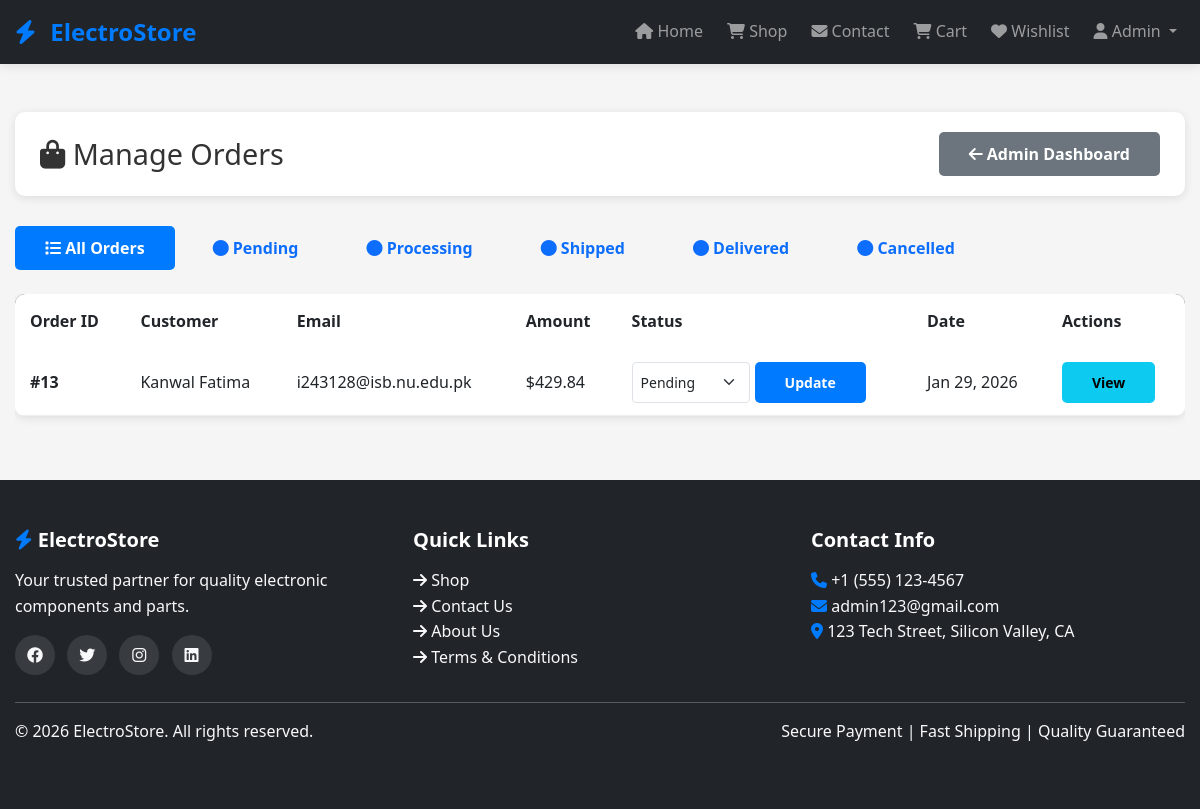
Screenshot of /frontend/admin/manage_orders.php (signed in) with the database file from the repository.
### tables this page shows
CREATE TABLE `orders` (
  `id` int(11) NOT NULL,
  `user_id` int(11) NOT NULL,
  `total_amount` decimal(10,2) NOT NULL,
  `status` enum('pending','processing','shipped','delivered','cancelled') DEFAULT 'pending',
  `payment_method` varchar(50) DEFAULT NULL,
  `shipping_address` text DEFAULT NULL,
  `created_at` timestamp NOT NULL DEFAULT current_timestamp(),
  `updated_at` timestamp NOT NULL DEFAULT current_timestamp() ON UPDATE current_timestamp()
);

CREATE TABLE `users` (
  `id` int(11) NOT NULL,
  `name` varchar(100) NOT NULL,
  `email` varchar(100) NOT NULL,
  `password` varchar(255) NOT NULL,
  `phone` varchar(20) DEFAULT NULL,
  `address` varchar(255) DEFAULT NULL,
  `city` varchar(100) DEFAULT NULL,
  `state` varchar(100) DEFAULT NULL,
  `zipcode` varchar(20) DEFAULT NULL,
  `country` varchar(100) DEFAULT NULL,
  `role` enum('customer','admin') DEFAULT 'customer',
  `created_at` timestamp NOT NULL DEFAULT current_timestamp(),
  `updated_at` timestamp NOT NULL DEFAULT current_timestamp() ON UPDATE current_timestamp(),
  `zip` varchar(20) DEFAULT NULL
);

### frontend/admin/manage_orders.php (the view, shortened to what this page needs)
<?php
include('../../backend/includes/header.php');
$filter_status = isset($_GET['status']) ? mysqli_real_escape_string($conn, $_GET['status']) : '';
$query = "SELECT o.*, u.name, u.email FROM orders o JOIN users u ON o.user_id = u.id";
$query .= " ORDER BY o.created_at DESC";
$orders = mysqli_query($conn, $query);
$statuses = ['pending', 'processing', 'shipped', 'delivered', 'cancelled'];
?>
<div class="container my-5">
    <div class="section-header d-flex justify-content-between align-items-center">
        <h2><i class="fas fa-shopping-bag"></i> Manage Orders</h2>
        <a href="admin_dashboard.php" class="btn btn-secondary"><i class="fas fa-arrow-left"></i> Admin Dashboard</a>
    </div>
    <div class="mb-4 d-flex gap-2 flex-wrap">
        <a href="manage_orders.php"
            class="btn <?php echo empty($filter_status) ? 'btn-primary' : 'btn-outline-primary'; ?>">
            <i class="fas fa-list"></i> All Orders
        </a>
        <?php foreach($statuses as $status): ?>
        <a href="manage_orders.php?status=<?php echo $status; ?>"
            class="btn <?php echo $filter_status == $status ? 'btn-primary' : 'btn-outline-primary'; ?>">
            <i class="fas fa-circle"></i> <?php echo ucfirst($status); ?>
        </a>
        <?php endforeach; ?>
    </div>
    <div class="table-responsive">
        <table class="table table-hover">
            <thead>
                <tr>
                    <th>Order ID</th>
                    <th>Customer</th>
                    <th>Email</th>
                    <th>Amount</th>
                    <th>Status</th>
                    <th>Date</th>
                    <th>Actions</th>
                </tr>
            </thead>
            <tbody>
                <?php while($order = mysqli_fetch_assoc($orders)): ?>
                <tr>
                    <td><strong>#<?php echo $order['id']; ?></strong></td>
                    <td><?php echo htmlspecialchars($order['name']); ?></td>
                    <td><?php echo htmlspecialchars($order['email']); ?></td>
                    <td>$<?php echo number_format($order['total_amount'], 2); ?></td>
                    <td>
                        <form method="POST" style="display: inline-flex; gap: 5px;">
                            <select name="status" class="form-select form-select-sm" style="width: auto;">
                                <option value="pending" <?php echo $order['status'] == 'pending' ? 'selected' : ''; ?>>
                                    Pending</option>
                            </select>
                            <button type="submit" name="update_status" class="btn btn-sm btn-primary">Update</button>
                        </form>
                    </td>
                    <td><?php echo date('M d, Y', strtotime($order['created_at'])); ?></td>
                    <td>
                        <a href="../pages/order-details.php?id=<?php echo $order['id']; ?>"
                            class="btn btn-sm btn-info">View</a>
                    </td>
                </tr>
                <?php endwhile; ?>
            </tbody>
        </table>
    </div>
</div>
<?php include('../../backend/includes/footer.php'); ?>

### frontend/assets/style.css (style rules this page uses)
:root { --primary-color: #007bff; --secondary-color: #6c757d; --success-color: #28a745; --danger-color: #dc3545; --warning-color: #ffc107; --dark-color: #343a40; --light-color: #f8f9fa; }
* { margin: 0; padding: 0; box-sizing: border-box; }
body { font-family: 'Segoe UI', Tahoma, Geneva, Verdana, sans-serif; background-color: #f5f5f5; color: #333; line-height: 1.6; }
.btn { padding: 10px 30px; border-radius: 5px; font-weight: 600; transition: all 0.3s ease; display: inline-block; text-decoration: none; cursor: pointer; border: none; }
.btn-primary { background-color: var(--primary-color); color: white; }
.btn-secondary { background-color: var(--secondary-color); color: white; }
.table { background: white; border-radius: 10px; overflow: hidden; box-shadow: 0 2px 10px rgba(0, 0, 0, 0.1); }
.table thead { background-color: var(--dark-color); color: white; }
.table th { padding: 15px; font-weight: 600; border: none; }
.table td { padding: 12px 15px; vertical-align: middle; }
.table tbody tr { border-bottom: 1px solid #eee; transition: background-color 0.2s ease; }
.section-header { background: white; padding: 20px 25px; margin-bottom: 30px; border-radius: 10px; box-shadow: 0 2px 10px rgba(0, 0, 0, 0.1); display: flex; justify-content: space-between; align-items: center; }
.section-header h2 { margin: 0; font-size: 1.8rem; color: #333; }
.section-header .btn { margin: 0; }
.container { max-width: 1200px; margin: 0 auto; padding: 0 15px; }

### rows the page displays
orders: id "13", user.name "Kanwal Fatima", user.email "i243128@isb.nu.edu.pk", total_amount "429.84", status "Pending", created_at "Jan 29, 2026"

### other values shown
substr($_SESSION['name'], 0, 10) "Admin"
$status "Pending"
$status "Processing"
$status "Shipped"
$status "Delivered"
$status "Cancelled"
